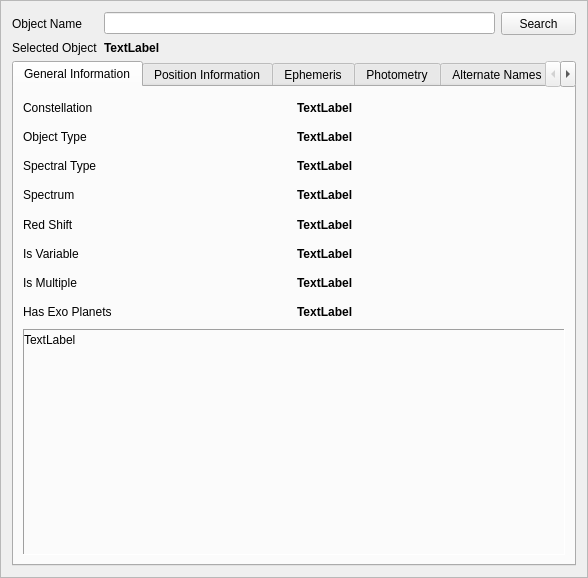
<?xml version="1.0" encoding="UTF-8"?>
<ui version="4.0">
 <class>windowObjectInfo</class>
 <widget class="QFrame" name="windowObjectInfo">
  <property name="geometry">
   <rect>
    <x>0</x>
    <y>0</y>
    <width>588</width>
    <height>578</height>
   </rect>
  </property>
  <property name="sizePolicy">
   <sizepolicy hsizetype="Preferred" vsizetype="Preferred">
    <horstretch>0</horstretch>
    <verstretch>0</verstretch>
   </sizepolicy>
  </property>
  <property name="minimumSize">
   <size>
    <width>0</width>
    <height>0</height>
   </size>
  </property>
  <property name="maximumSize">
   <size>
    <width>16777215</width>
    <height>16777215</height>
   </size>
  </property>
  <property name="baseSize">
   <size>
    <width>550</width>
    <height>446</height>
   </size>
  </property>
  <property name="windowTitle">
   <string>Object Information</string>
  </property>
  <property name="frameShape">
   <enum>QFrame::StyledPanel</enum>
  </property>
  <property name="frameShadow">
   <enum>QFrame::Raised</enum>
  </property>
  <layout class="QGridLayout" name="gridLayout_5">
   <item row="0" column="0">
    <widget class="QLabel" name="label">
     <property name="text">
      <string>Object Name</string>
     </property>
    </widget>
   </item>
   <item row="0" column="1">
    <widget class="QLineEdit" name="tbObjectName">
     <property name="inputMask">
      <string/>
     </property>
     <property name="maxLength">
      <number>32767</number>
     </property>
    </widget>
   </item>
   <item row="0" column="2">
    <widget class="QPushButton" name="buttonSearch">
     <property name="sizePolicy">
      <sizepolicy hsizetype="Preferred" vsizetype="Preferred">
       <horstretch>0</horstretch>
       <verstretch>0</verstretch>
      </sizepolicy>
     </property>
     <property name="minimumSize">
      <size>
       <width>75</width>
       <height>23</height>
      </size>
     </property>
     <property name="maximumSize">
      <size>
       <width>75</width>
       <height>23</height>
      </size>
     </property>
     <property name="text">
      <string>Search</string>
     </property>
    </widget>
   </item>
   <item row="1" column="0">
    <widget class="QLabel" name="label_2">
     <property name="sizePolicy">
      <sizepolicy hsizetype="Fixed" vsizetype="Fixed">
       <horstretch>0</horstretch>
       <verstretch>0</verstretch>
      </sizepolicy>
     </property>
     <property name="text">
      <string>Selected Object</string>
     </property>
    </widget>
   </item>
   <item row="1" column="1">
    <widget class="QLabel" name="tbSelectedObject">
     <property name="sizePolicy">
      <sizepolicy hsizetype="Fixed" vsizetype="Fixed">
       <horstretch>0</horstretch>
       <verstretch>0</verstretch>
      </sizepolicy>
     </property>
     <property name="font">
      <font>
       <weight>75</weight>
       <bold>true</bold>
      </font>
     </property>
     <property name="text">
      <string>TextLabel</string>
     </property>
    </widget>
   </item>
   <item row="2" column="0" colspan="3">
    <widget class="QTabWidget" name="tabWidget">
     <property name="tabPosition">
      <enum>QTabWidget::North</enum>
     </property>
     <property name="tabShape">
      <enum>QTabWidget::Rounded</enum>
     </property>
     <property name="currentIndex">
      <number>0</number>
     </property>
     <property name="elideMode">
      <enum>Qt::ElideNone</enum>
     </property>
     <property name="usesScrollButtons">
      <bool>true</bool>
     </property>
     <property name="documentMode">
      <bool>false</bool>
     </property>
     <property name="tabsClosable">
      <bool>false</bool>
     </property>
     <property name="movable">
      <bool>false</bool>
     </property>
     <widget class="QWidget" name="tab">
      <attribute name="title">
       <string>General Information</string>
      </attribute>
      <layout class="QGridLayout" name="gridLayout_4">
       <item row="0" column="0">
        <layout class="QGridLayout" name="gridLayout_2">
         <item row="0" column="0">
          <layout class="QGridLayout" name="gridLayout">
           <item row="0" column="0">
            <widget class="QLabel" name="label_4">
             <property name="text">
              <string>Constellation</string>
             </property>
            </widget>
           </item>
           <item row="0" column="1">
            <widget class="QLabel" name="tbConstellation">
             <property name="font">
              <font>
               <weight>75</weight>
               <bold>true</bold>
              </font>
             </property>
             <property name="frameShape">
              <enum>QFrame::NoFrame</enum>
             </property>
             <property name="frameShadow">
              <enum>QFrame::Plain</enum>
             </property>
             <property name="text">
              <string>TextLabel</string>
             </property>
            </widget>
           </item>
           <item row="1" column="0">
            <widget class="QLabel" name="label_5">
             <property name="text">
              <string>Object Type</string>
             </property>
            </widget>
           </item>
           <item row="1" column="1">
            <widget class="QLabel" name="tbObjectType">
             <property name="font">
              <font>
               <weight>75</weight>
               <bold>true</bold>
              </font>
             </property>
             <property name="text">
              <string>TextLabel</string>
             </property>
            </widget>
           </item>
           <item row="2" column="0">
            <widget class="QLabel" name="label_6">
             <property name="text">
              <string>Spectral Type</string>
             </property>
            </widget>
           </item>
           <item row="2" column="1">
            <widget class="QLabel" name="tbSpectralType">
             <property name="font">
              <font>
               <weight>75</weight>
               <bold>true</bold>
              </font>
             </property>
             <property name="text">
              <string>TextLabel</string>
             </property>
            </widget>
           </item>
           <item row="3" column="0">
            <widget class="QLabel" name="label_8">
             <property name="text">
              <string>Spectrum</string>
             </property>
            </widget>
           </item>
           <item row="3" column="1">
            <widget class="QLabel" name="tbSpectrum">
             <property name="font">
              <font>
               <weight>75</weight>
               <bold>true</bold>
              </font>
             </property>
             <property name="text">
              <string>TextLabel</string>
             </property>
            </widget>
           </item>
           <item row="4" column="0">
            <widget class="QLabel" name="label_7">
             <property name="text">
              <string>Red Shift</string>
             </property>
            </widget>
           </item>
           <item row="4" column="1">
            <widget class="QLabel" name="tbRedShift">
             <property name="font">
              <font>
               <weight>75</weight>
               <bold>true</bold>
              </font>
             </property>
             <property name="text">
              <string>TextLabel</string>
             </property>
            </widget>
           </item>
           <item row="5" column="0">
            <widget class="QLabel" name="label_9">
             <property name="text">
              <string>Is Variable</string>
             </property>
            </widget>
           </item>
           <item row="5" column="1">
            <widget class="QLabel" name="tbIsVariable">
             <property name="font">
              <font>
               <weight>75</weight>
               <bold>true</bold>
              </font>
             </property>
             <property name="text">
              <string>TextLabel</string>
             </property>
            </widget>
           </item>
           <item row="6" column="0">
            <widget class="QLabel" name="label_10">
             <property name="text">
              <string>Is Multiple</string>
             </property>
            </widget>
           </item>
           <item row="6" column="1">
            <widget class="QLabel" name="tbIsMultiple">
             <property name="font">
              <font>
               <weight>75</weight>
               <bold>true</bold>
              </font>
             </property>
             <property name="text">
              <string>TextLabel</string>
             </property>
            </widget>
           </item>
           <item row="7" column="0">
            <widget class="QLabel" name="label_11">
             <property name="text">
              <string>Has Exo Planets</string>
             </property>
            </widget>
           </item>
           <item row="7" column="1">
            <widget class="QLabel" name="tbHasExoplanets">
             <property name="font">
              <font>
               <weight>75</weight>
               <bold>true</bold>
              </font>
             </property>
             <property name="text">
              <string>TextLabel</string>
             </property>
            </widget>
           </item>
          </layout>
         </item>
         <item row="1" column="0">
          <widget class="QLabel" name="tbComments">
           <property name="frameShape">
            <enum>QFrame::Panel</enum>
           </property>
           <property name="frameShadow">
            <enum>QFrame::Sunken</enum>
           </property>
           <property name="text">
            <string>TextLabel</string>
           </property>
           <property name="alignment">
            <set>Qt::AlignJustify|Qt::AlignTop</set>
           </property>
           <property name="wordWrap">
            <bool>true</bool>
           </property>
          </widget>
         </item>
        </layout>
       </item>
      </layout>
     </widget>
     <widget class="QWidget" name="tab_4">
      <attribute name="title">
       <string>Position Information</string>
      </attribute>
      <layout class="QGridLayout" name="gridLayout_7">
       <item row="0" column="0">
        <widget class="QTableWidget" name="twPosition">
         <row>
          <property name="text">
           <string>RA</string>
          </property>
         </row>
         <row>
          <property name="text">
           <string>Dec</string>
          </property>
         </row>
         <row>
          <property name="text">
           <string>Epoch</string>
          </property>
         </row>
         <row>
          <property name="text">
           <string>Proper Motion - RA (mas/yr)</string>
          </property>
         </row>
         <row>
          <property name="text">
           <string>Proper Motion - Dec (mas/yr)</string>
          </property>
         </row>
         <row>
          <property name="text">
           <string>Parallax (mas)</string>
          </property>
         </row>
         <row>
          <property name="text">
           <string>Radial Velocity (km/s)</string>
          </property>
         </row>
         <column>
          <property name="text">
           <string>of Epoch</string>
          </property>
         </column>
         <column>
          <property name="text">
           <string>of Date</string>
          </property>
         </column>
        </widget>
       </item>
      </layout>
     </widget>
     <widget class="QWidget" name="tab_2">
      <attribute name="title">
       <string>Ephemeris</string>
      </attribute>
     </widget>
     <widget class="QWidget" name="tab_3">
      <attribute name="title">
       <string>Photometry</string>
      </attribute>
      <layout class="QGridLayout" name="gridLayout_8">
       <item row="0" column="0">
        <layout class="QGridLayout" name="gridLayout_3">
         <item row="0" column="0">
          <widget class="QLabel" name="label_21">
           <property name="text">
            <string>Is Primary Standard</string>
           </property>
          </widget>
         </item>
         <item row="0" column="1">
          <widget class="QLabel" name="tbIsPrimaryStandard">
           <property name="font">
            <font>
             <weight>75</weight>
             <bold>true</bold>
            </font>
           </property>
           <property name="text">
            <string>TextLabel</string>
           </property>
          </widget>
         </item>
         <item row="0" column="2">
          <widget class="QLabel" name="label_23">
           <property name="text">
            <string>Is Johnson Standard</string>
           </property>
          </widget>
         </item>
         <item row="0" column="3">
          <widget class="QLabel" name="tbIsJohnsonStandard">
           <property name="font">
            <font>
             <weight>75</weight>
             <bold>true</bold>
            </font>
           </property>
           <property name="text">
            <string>TextLabel</string>
           </property>
          </widget>
         </item>
         <item row="1" column="0">
          <widget class="QLabel" name="label_22">
           <property name="text">
            <string>Is Landolt Standard</string>
           </property>
          </widget>
         </item>
         <item row="1" column="1">
          <widget class="QLabel" name="tbIsLandoltStandard">
           <property name="font">
            <font>
             <weight>75</weight>
             <bold>true</bold>
            </font>
           </property>
           <property name="text">
            <string>TextLabel</string>
           </property>
          </widget>
         </item>
         <item row="1" column="2">
          <widget class="QLabel" name="label_24">
           <property name="text">
            <string>Is Cousins Standard</string>
           </property>
          </widget>
         </item>
         <item row="1" column="3">
          <widget class="QLabel" name="tbIsCousinsStandard">
           <property name="font">
            <font>
             <weight>75</weight>
             <bold>true</bold>
            </font>
           </property>
           <property name="text">
            <string>TextLabel</string>
           </property>
          </widget>
         </item>
         <item row="2" column="0">
          <widget class="QLabel" name="label_25">
           <property name="text">
            <string>Is AAVSO Standard</string>
           </property>
          </widget>
         </item>
         <item row="2" column="1">
          <widget class="QLabel" name="tbIsAAVSOStandard">
           <property name="font">
            <font>
             <weight>75</weight>
             <bold>true</bold>
            </font>
           </property>
           <property name="text">
            <string>TextLabel</string>
           </property>
          </widget>
         </item>
         <item row="2" column="2">
          <widget class="QLabel" name="label_26">
           <property name="text">
            <string>AAVSO Label</string>
           </property>
          </widget>
         </item>
         <item row="2" column="3">
          <widget class="QLabel" name="tbAAVSOLabel">
           <property name="font">
            <font>
             <weight>75</weight>
             <italic>true</italic>
             <bold>true</bold>
            </font>
           </property>
           <property name="text">
            <string>TextLabel</string>
           </property>
          </widget>
         </item>
        </layout>
       </item>
       <item row="1" column="0">
        <widget class="QTableWidget" name="twMagnitudes">
         <property name="sizePolicy">
          <sizepolicy hsizetype="Fixed" vsizetype="Fixed">
           <horstretch>0</horstretch>
           <verstretch>0</verstretch>
          </sizepolicy>
         </property>
         <property name="rowCount">
          <number>8</number>
         </property>
         <property name="columnCount">
          <number>2</number>
         </property>
         <row>
          <property name="text">
           <string>Uj</string>
          </property>
         </row>
         <row>
          <property name="text">
           <string>Bj</string>
          </property>
         </row>
         <row>
          <property name="text">
           <string>Vj</string>
          </property>
         </row>
         <row>
          <property name="text">
           <string>Rc</string>
          </property>
         </row>
         <row>
          <property name="text">
           <string>Ic</string>
          </property>
         </row>
         <row>
          <property name="text">
           <string>J</string>
          </property>
         </row>
         <row>
          <property name="text">
           <string>H</string>
          </property>
         </row>
         <row>
          <property name="text">
           <string>K</string>
          </property>
         </row>
         <column>
          <property name="text">
           <string>Magnitude</string>
          </property>
         </column>
         <column>
          <property name="text">
           <string>Magnitude Error</string>
          </property>
         </column>
        </widget>
       </item>
      </layout>
     </widget>
     <widget class="QWidget" name="tab_5">
      <attribute name="title">
       <string>Alternate Names</string>
      </attribute>
      <layout class="QGridLayout" name="gridLayout_9">
       <item row="0" column="0">
        <widget class="QTableWidget" name="twAlternateNames">
         <property name="sizePolicy">
          <sizepolicy hsizetype="Fixed" vsizetype="Fixed">
           <horstretch>0</horstretch>
           <verstretch>0</verstretch>
          </sizepolicy>
         </property>
         <column>
          <property name="text">
           <string>Object Name</string>
          </property>
         </column>
         <column>
          <property name="text">
           <string>Catalog</string>
          </property>
         </column>
        </widget>
       </item>
      </layout>
     </widget>
     <widget class="QWidget" name="tab_6">
      <attribute name="title">
       <string>ExoPlanet Information</string>
      </attribute>
     </widget>
     <widget class="QWidget" name="tab_7">
      <attribute name="title">
       <string>Variable Information</string>
      </attribute>
      <layout class="QGridLayout" name="gridLayout_10">
       <item row="0" column="0">
        <layout class="QGridLayout" name="gridLayout_6">
         <item row="0" column="0">
          <widget class="QLabel" name="label_37">
           <property name="text">
            <string>Period</string>
           </property>
          </widget>
         </item>
         <item row="0" column="3">
          <widget class="QLabel" name="label_38">
           <property name="sizePolicy">
            <sizepolicy hsizetype="Fixed" vsizetype="Fixed">
             <horstretch>0</horstretch>
             <verstretch>0</verstretch>
            </sizepolicy>
           </property>
           <property name="text">
            <string>Epoch</string>
           </property>
          </widget>
         </item>
         <item row="0" column="4">
          <widget class="QLabel" name="tbEpoch">
           <property name="font">
            <font>
             <weight>75</weight>
             <bold>true</bold>
            </font>
           </property>
           <property name="text">
            <string>TextLabel</string>
           </property>
          </widget>
         </item>
         <item row="0" column="2">
          <widget class="QLabel" name="tbPeriod">
           <property name="font">
            <font>
             <weight>75</weight>
             <bold>true</bold>
            </font>
           </property>
           <property name="text">
            <string>TextLabel</string>
           </property>
          </widget>
         </item>
        </layout>
       </item>
       <item row="1" column="0">
        <widget class="QTableWidget" name="twVarMagnitudes">
         <property name="sizePolicy">
          <sizepolicy hsizetype="Fixed" vsizetype="Fixed">
           <horstretch>0</horstretch>
           <verstretch>0</verstretch>
          </sizepolicy>
         </property>
         <row>
          <property name="text">
           <string>Uj</string>
          </property>
         </row>
         <row>
          <property name="text">
           <string>Bj</string>
          </property>
         </row>
         <row>
          <property name="text">
           <string>Vj</string>
          </property>
         </row>
         <row>
          <property name="text">
           <string>Rc</string>
          </property>
         </row>
         <row>
          <property name="text">
           <string>Ic</string>
          </property>
         </row>
         <row>
          <property name="text">
           <string>J</string>
          </property>
         </row>
         <row>
          <property name="text">
           <string>H</string>
          </property>
         </row>
         <row>
          <property name="text">
           <string>K</string>
          </property>
         </row>
         <column>
          <property name="text">
           <string>Minimum</string>
          </property>
         </column>
         <column>
          <property name="text">
           <string>Maximum</string>
          </property>
         </column>
        </widget>
       </item>
       <item row="2" column="0">
        <widget class="QLabel" name="tbVarComments">
         <property name="sizePolicy">
          <sizepolicy hsizetype="Fixed" vsizetype="Fixed">
           <horstretch>0</horstretch>
           <verstretch>0</verstretch>
          </sizepolicy>
         </property>
         <property name="frameShape">
          <enum>QFrame::Box</enum>
         </property>
         <property name="frameShadow">
          <enum>QFrame::Sunken</enum>
         </property>
         <property name="text">
          <string>TextLabel</string>
         </property>
         <property name="alignment">
          <set>Qt::AlignJustify|Qt::AlignTop</set>
         </property>
         <property name="wordWrap">
          <bool>true</bool>
         </property>
        </widget>
       </item>
      </layout>
     </widget>
     <widget class="QWidget" name="tab_8">
      <attribute name="title">
       <string>Multiple Information</string>
      </attribute>
     </widget>
     <widget class="QWidget" name="tab_9">
      <attribute name="title">
       <string>User Notes</string>
      </attribute>
     </widget>
    </widget>
   </item>
  </layout>
 </widget>
 <resources/>
 <connections/>
</ui>
